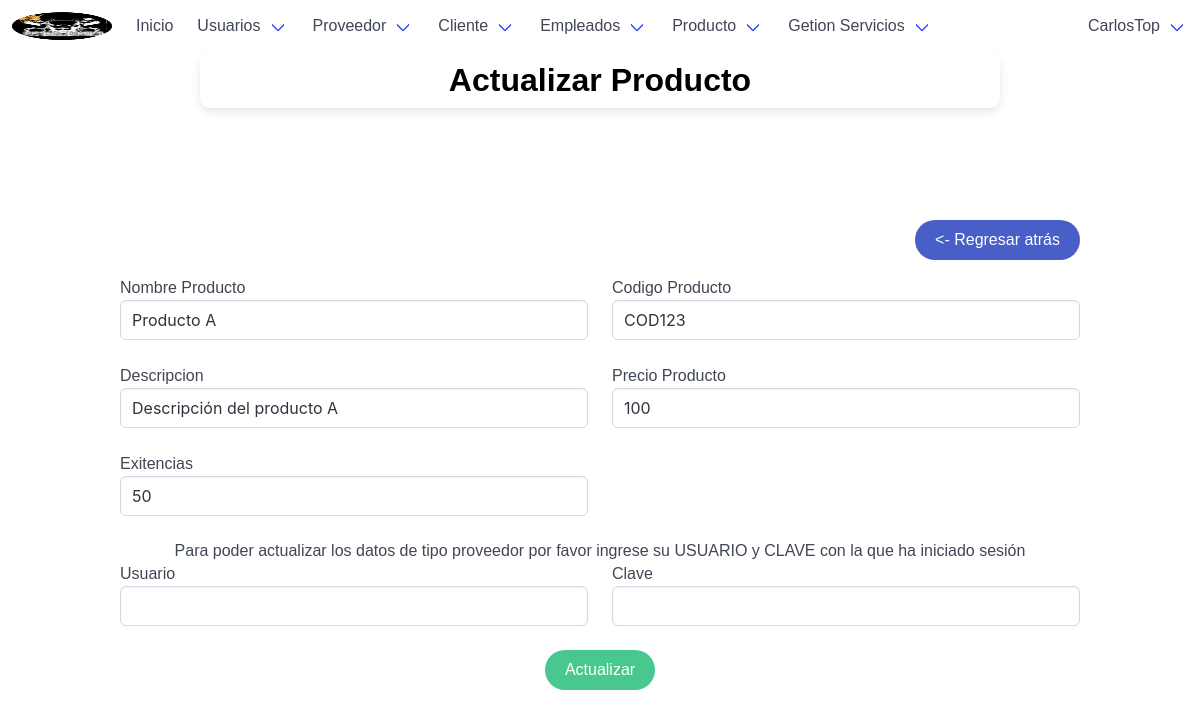
Before: /productUpdate/6/ (signed in) with the older database file.
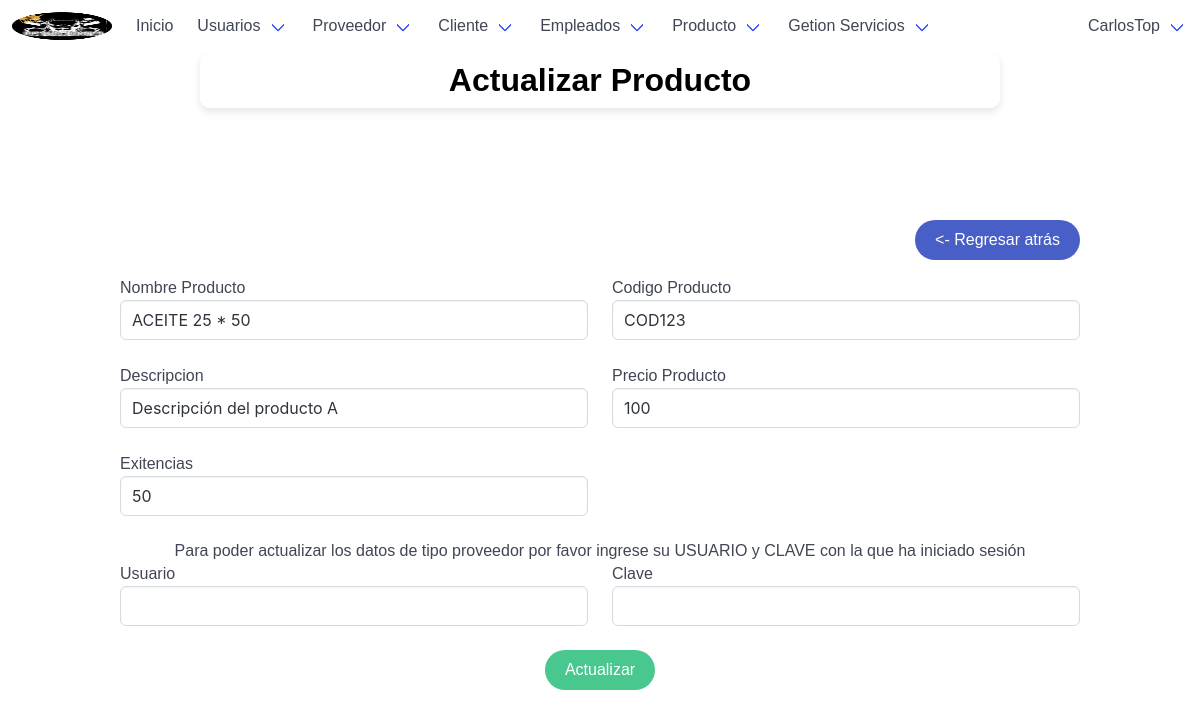
After: the same page with the newer database file.
### tables this page shows
CREATE TABLE `producto` (
  `id_producto` int(10) NOT NULL,
  `nom_producto` varchar(45) NOT NULL,
  `codigo` varchar(45) NOT NULL,
  `descripcion` varchar(45) DEFAULT NULL,
  `precio_unitario` int(10) DEFAULT NULL,
  `existencias` int(10) DEFAULT NULL
);

### autoload.php (called while the page is built, shortened)
<?php
    spl_autoload_register(function($clase){
        $archivo=__DIR__."/".$clase.".php";
        $archivo=str_replace("\\","/",$archivo);
    });

### app/models/mainModel.php (called while the page is built, shortened)
<?php
    class mainModel {
        private $server = DB_SERVER;
        private $db = DB_NAME;
        private $user = DB_USER;
        private $pass = DB_PASS;
		public function conectar(){
            $conexion = new PDO("mysql:host=".$this->server.";dbname=".$this->db,$this->user,$this->pass);
			$conexion->exec("SET CHARACTER SET utf8");
			return $conexion;
        }
        public function limpiarCadena($cadena){
			$palabras=["<script>","</script>","<script src","<script type=","SELECT * FROM","SELECT "," SELECT ","DELETE FROM","INSERT INTO","DROP TABLE","DROP DATABASE","TRUNCATE TABLE","SHOW TABLES","SHOW DATABASES","<?php","?>","--","^","<",">","==","=",";","::"];
			$cadena=trim($cadena);
			$cadena=stripslashes($cadena);
			$cadena=trim($cadena);
			$cadena=stripslashes($cadena);
			return $cadena;
		}
        public function seleccionarDatos($tipo,$tabla,$campo,$id){
			$tipo=$this->limpiarCadena($tipo);
			$tabla=$this->limpiarCadena($tabla);
			$campo=$this->limpiarCadena($campo);
			$id=$this->limpiarCadena($id);
            if($tipo=="Unico"){
                $sql=$this->conectar()->prepare("SELECT * FROM $tabla WHERE $campo=:ID");
                $sql->bindParam(":ID",$id);
            }elseif($tipo=="Normal"){
                $sql=$this->conectar()->prepare("SELECT $campo FROM $tabla");
            }
            $sql->execute();
            return $sql;
		}
    }

### app/views/content/productUpdate-view.php (the view, shortened to what this page needs)
<div class="container is-fluid mb-6">
    <?php
    $id=$insLogin->limpiarCadena($url[1]);
    if($id != $_SESSION['id']){
    ?>
        <h1 class="title">Actualizar Producto</h1>
    <?php } ?>
</div>
<div class="container pb-6 pt-6">
    <?php
        include "./app/views/inc/btn_back.php";
        $datos=$insLogin->seleccionarDatos("Unico","producto","id_producto",$id);
        if($datos->rowCount()==1){
            $datos=$datos->fetch();
    ?>
    <form class="FormularioAjax" action="<?php echo APP_URL; ?>app/ajax/productoAjax.php" method="POST" autocomplete="off" >
        <div class="columns">
            <div class="column">
                <div class="control">
                    <label>Nombre Producto</label>
                    <input class="input" type="text" name="nom_producto" pattern="[a-zA-ZáéíóúÁÉÍÓÚñÑ0-9 ]{3,45}" maxlength="45" value="<?php echo $datos['nom_producto']; ?>" required>
                </div>
            </div>
            <div class="column">
                <div class="control">
                    <label>Codigo Producto</label>
                    <input class="input" type="text" name="codigo" pattern="[a-zA-ZáéíóúÁÉÍÓÚñÑ0-9 ]{3,40}" maxlength="45" value="<?php echo $datos['codigo']; ?>" required>
                </div>
            </div>
        </div>
        <div class="columns">
            <div class="column">
                <div class="control">
                    <label>Descripcion</label>
                    <input class="input" type="text" name="descripcion" pattern="[a-zA-ZáéíóúÁÉÍÓÚñÑ0-9 ]{3,40}" maxlength="45" value="<?php echo $datos['descripcion']; ?>" required>
                </div>
            </div>
            <div class="column">
                <div class="control">
                    <label>Precio Producto</label>
                    <input class="input" type="text" name="precio_unitario"  pattern="[0-9]{0,40}" maxlength="10" value="<?php echo $datos['precio_unitario']; ?>">
                </div>
            </div>
        </div>
        <div class="columns">
            <div class="column">
                <div class="control">
                    <label>Exitencias</label>
                    <input class="input" type="number" name="existencias" pattern="[0-9]{3,40}" maxlength="15" value="<?php echo $datos['existencias']; ?>" required>
                </div>
            </div>
        <div class="column">
        </div>
        </div>
        <p class="has-text-centered">
            Para poder actualizar los datos de tipo proveedor por favor ingrese su USUARIO y CLAVE con la que ha iniciado sesión
        </p>
        <div class="columns">
            <div class="column">
                <div class="control">
                    <label>Usuario</label>
                    <input class="input" type="text" name="administrador_usuario" pattern="[a-zA-Z0-9]{4,20}" maxlength="20" required >
                </div>
            </div>
            <div class="column">
                <div class="control">
                    <label>Clave</label>
                    <input class="input" type="password" name="administrador_clave" pattern="[a-zA-Z0-9$@.-]{7,100}" maxlength="100" required >
                </div>
            </div>
        </div>
        <p class="has-text-centered">
            <button type="submit" class="button is-success is-rounded">Actualizar</button>
        </p>
    </form>
    <?php
        }else{
            include "./app/views/inc/error_alert.php";
        }
    ?>
</div>

Changed rows visible on the page:
changed producto "COD123": nom_producto "Producto A" → "ACEITE 25 * 50"
